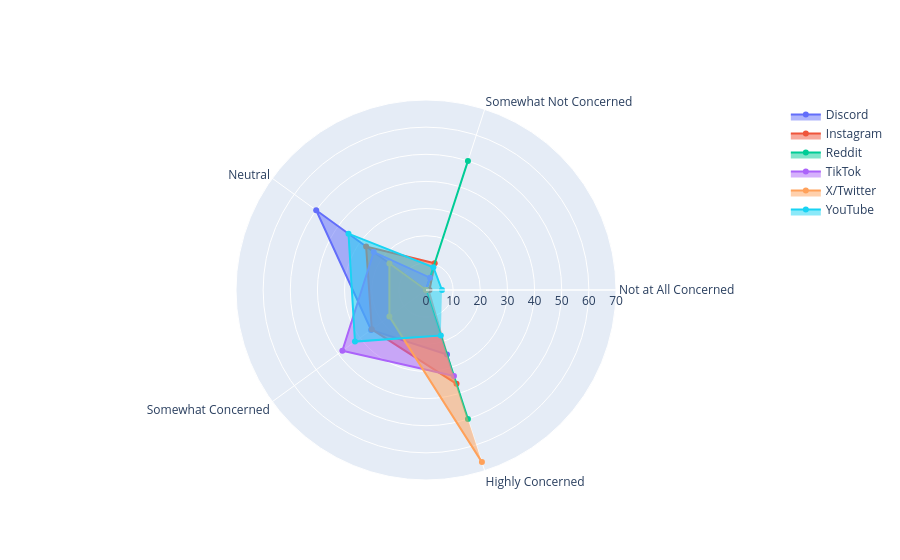

Notebook code cell kept with this figure:
### Markdown cell above
### **7. Spider (Radar) Chart showing relation between social media platform and concerns for its ethical uses of AI-content. **

### Code cell
labels_5 = ['Not at All Concerned', 'Somewhat Not Concerned', 'Neutral', 'Somewhat Concerned', 'Highly Concerned']
df_top['Ethics_5'] = pd.cut(df_top['Ethical'], bins=[0.5, 1.5, 2.5, 3.5, 4.5, 5.5], labels=labels_5)
ethics_ct = pd.crosstab(df_top['Platform'], df_top['Ethics_5'])
ethics_ct_pct = ethics_ct.div(ethics_ct.sum(axis=1), axis=0) * 100

fig = go.Figure()

fig.add_trace(go.Scatterpolar(
      r=ethics_ct_pct.loc["Discord"],
      theta=labels_5,
      fill='toself',
      name='Discord'
))

fig.add_trace(go.Scatterpolar(
      r=ethics_ct_pct.loc["Instagram"],
      theta=labels_5,
      fill='toself',
      name='Instagram'
))

fig.add_trace(go.Scatterpolar(
      r=ethics_ct_pct.loc["Reddit"],
      theta=labels_5,
      fill='toself',
      name='Reddit'
))

fig.add_trace(go.Scatterpolar(
      r=ethics_ct_pct.loc["TikTok"],
      theta=labels_5,
      fill='toself',
      name='TikTok'
))

fig.add_trace(go.Scatterpolar(
      r=ethics_ct_pct.loc["X/Twitter"],
      theta=labels_5,
      fill='toself',
      name='X/Twitter'
))

fig.add_trace(go.Scatterpolar(
      r=ethics_ct_pct.loc["YouTube"],
      theta=labels_5,
      fill='toself',
      name='YouTube'
))

fig.update_layout(
    polar = dict(
        radialaxis = dict(
            visible = True,
            range = [0, 70]
        )),
    showlegend = True
  )

fig.show()

### Figure 1 — Plotly figure (JSON) as saved in the notebook; plotly's stock layout.template omitted (floating-point values rounded to 4 significant figures)
{"data": [{"fill": "toself", "name": "Discord", "r": [0.0, 0.0, 50.0, 25.0, 25.0], "theta": ["Not at All Concerned", "Somewhat Not Concerned", "Neutral", "Somewhat Concerned", "Highly Concerned"], "type": "scatterpolar"}, {"fill": "toself", "name": "Instagram", "r": [1.299, 10.39, 27.27, 24.68, 36.36], "theta": ["Not at All Concerned", "Somewhat Not Concerned", "Neutral", "Somewhat Concerned", "Highly Concerned"], "type": "scatterpolar"}, {"fill": "toself", "name": "Reddit", "r": [0.0, 50.0, 0.0, 0.0, 50.0], "theta": ["Not at All Concerned", "Somewhat Not Concerned", "Neutral", "Somewhat Concerned", "Highly Concerned"], "type": "scatterpolar"}, {"fill": "toself", "name": "TikTok", "r": [0.0, 4.762, 23.81, 38.1, 33.33], "theta": ["Not at All Concerned", "Somewhat Not Concerned", "Neutral", "Somewhat Concerned", "Highly Concerned"], "type": "scatterpolar"}, {"fill": "toself", "name": "X/Twitter", "r": [0.0, 0.0, 16.67, 16.67, 66.67], "theta": ["Not at All Concerned", "Somewhat Not Concerned", "Neutral", "Somewhat Concerned", "Highly Concerned"], "type": "scatterpolar"}, {"fill": "toself", "name": "YouTube", "r": [5.882, 8.824, 35.29, 32.35, 17.65], "theta": ["Not at All Concerned", "Somewhat Not Concerned", "Neutral", "Somewhat Concerned", "Highly Concerned"], "type": "scatterpolar"}], "layout": {"polar": {"radialaxis": {"range": [0, 70], "visible": true}}, "showlegend": true}}
